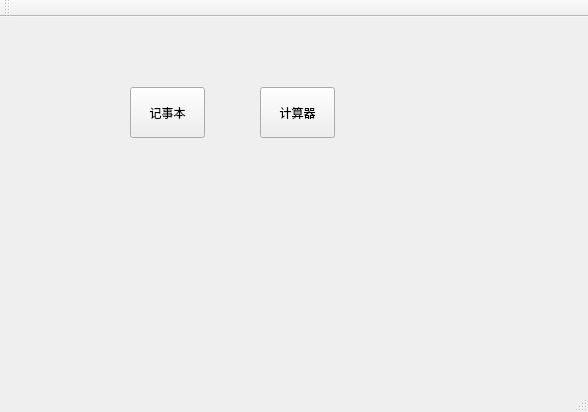
<?xml version="1.0" encoding="UTF-8"?>
<ui version="4.0">
 <class>MainWindow</class>
 <widget class="QMainWindow" name="MainWindow">
  <property name="geometry">
   <rect>
    <x>0</x>
    <y>0</y>
    <width>588</width>
    <height>412</height>
   </rect>
  </property>
  <property name="windowTitle">
   <string>MainWindow</string>
  </property>
  <widget class="QWidget" name="centralWidget">
   <widget class="QPushButton" name="notepadBtn">
    <property name="geometry">
     <rect>
      <x>130</x>
      <y>70</y>
      <width>75</width>
      <height>51</height>
     </rect>
    </property>
    <property name="text">
     <string>记事本</string>
    </property>
   </widget>
   <widget class="QPushButton" name="calcBtn">
    <property name="geometry">
     <rect>
      <x>260</x>
      <y>70</y>
      <width>75</width>
      <height>51</height>
     </rect>
    </property>
    <property name="text">
     <string>计算器</string>
    </property>
   </widget>
  </widget>
  <widget class="QMenuBar" name="menuBar">
   <property name="geometry">
    <rect>
     <x>0</x>
     <y>0</y>
     <width>588</width>
     <height>23</height>
    </rect>
   </property>
  </widget>
  <widget class="QToolBar" name="mainToolBar">
   <attribute name="toolBarArea">
    <enum>TopToolBarArea</enum>
   </attribute>
   <attribute name="toolBarBreak">
    <bool>false</bool>
   </attribute>
  </widget>
  <widget class="QStatusBar" name="statusBar"/>
 </widget>
 <layoutdefault spacing="6" margin="11"/>
 <resources/>
 <connections/>
</ui>
